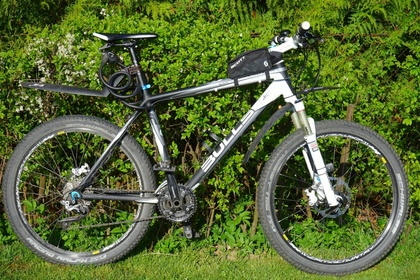
%> input picture zxc.jpg, 420 x 280 px, shrunk from 820 x 546 before the run
$ octave fjuanji1_2d.m   (GNU Octave 9; MATLAB toolbox functions it lacks are replaced by stand-ins)
%> lines starting %> are read from the running program, lines starting %| are printed output that depends on the picture
clc; clear;

% 卷积核
k = [1 1 1;1 -8 1;1 1 1];      % "强边缘锐化"卷积核

data = imread('zxc.jpg');  % 数据——最好比卷积核的尺寸大
%> data is the input picture: size 280x420x3 uint8; mean R, G, B 86.9, 103, 52.4
figure(1);
imshow(data);
data = double(data);
%> data: size 280x420x3 double
% 输入的数据:
data1 = data(:,:,1);
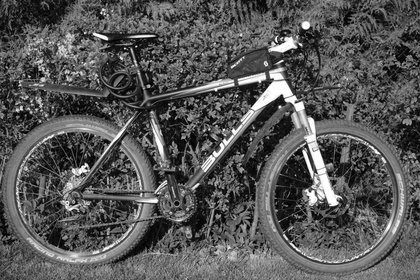
%> data1: size 280x420 double; min 0, max 255, mean 86.9
data2 = data(:,:,2);
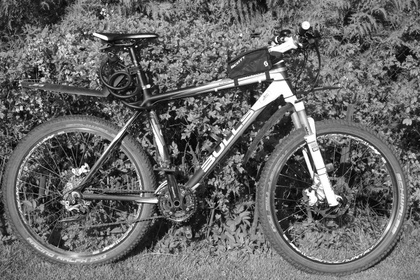
%> data2: size 280x420 double; min 0, max 255, mean 103
data3 = data(:,:,3);
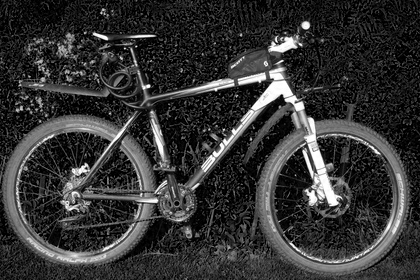
%> data3: size 280x420 double; min 0, max 255, mean 52.4

% 二维卷积:
result1 = conv2(data1, k, 'same');
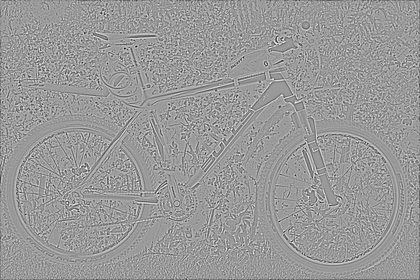
%> result1: size 280x420 double; min -1360, max 891, mean -2.8; drawn with min black and max white
result2 = conv2(data2, k, 'same');
result3 = conv2(data3, k, 'same');
result = cat(3, result1, result2, result3);
figure(2);
image(result);

% 反卷积开始: 卷积和不变, 输入变成3个result
size_k = size(k);
bc = fix(size_k(1)/2)  % 单点周围扩大的边长
x = data1;
% x = [8 11 13 1 1 1 2;5 26 17 2 2 3 2;39 12 11 1 3 4 5]
size_x = size(x);
%> size_x = [280 420]
rowx = size_x(1);
%> rowx = 280
colx = size_x(2);
%> colx = 420

% 扩展后尺寸:
kz1 = zeros(rowx+(rowx-1)*bc+bc*2,colx+(colx-1)*bc+bc*2);
kz2 = zeros(rowx+(rowx-1)*bc+bc*2,colx+(colx-1)*bc+bc*2);
kz3 = zeros(rowx+(rowx-1)*bc+bc*2,colx+(colx-1)*bc+bc*2);
% 注意上式扩边的写法，为了保证通用性(任意扩边长度均可实现)
size_kz = size(kz1);
%> size_kz = [561 841]
rowkz = size_kz(1);
%> rowkz = 561
colkz = size_kz(2);
%> colkz = 841

% 将原数值按对应位置插回去:
fprintf('反卷积拓边开始:\n')
countn = 1;
countm = 1; % 行与列的计数器(方便理解)
mtmp = bc*countm;
ntmp = bc*countn; % 这两个临时变量是记录x原数据的坐标
for m = bc+1:bc+1:rowkz
    for n = bc+1:bc+1:colkz
        kz1(m,n) = x(m-mtmp,n-ntmp);  % 对应位置插进去
        kz2(m,n) = x(m-mtmp,n-ntmp);
        kz3(m,n) = x(m-mtmp,n-ntmp);
        countn = countn + 1;
        ntmp = bc*countn;
    end
    countm = countm + 1;
    mtmp = bc*countm;
    % 列序号记得恢复(因为列的新一轮开始了)
    countn = 1;
    ntmp = bc*countn;
end
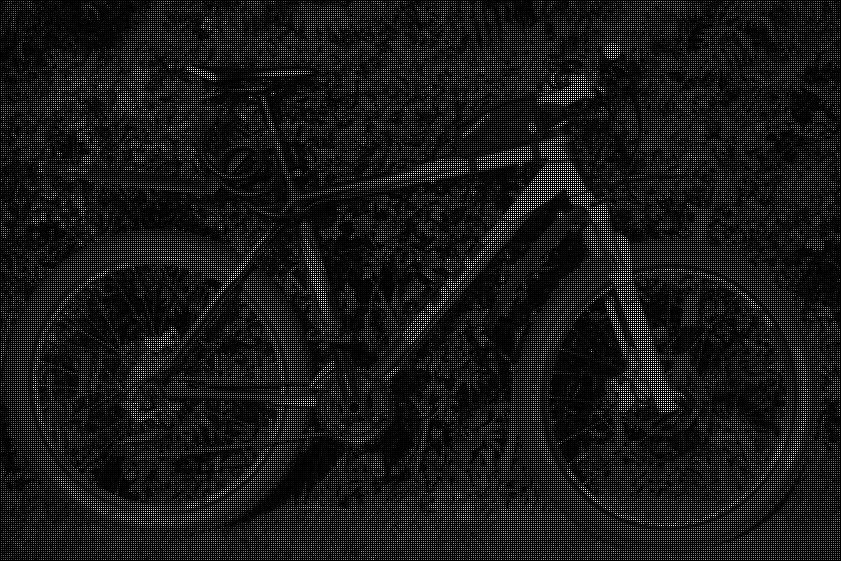
%> kz1: size 561x841 double; min 0, max 255, mean 21.7
%> after the loop, countm = 281

% 卷积(反卷积中的一步):
fprintf('反卷积中卷积开始:\n')
fresult1 = zeros(rowkz,colkz);
fresult2 = zeros(rowkz,colkz);
fresult3 = zeros(rowkz,colkz);
k = rot90(rot90(k));
for mm = bc+1:rowkz-bc
    for nn = bc+1:colkz-bc
        t1 = kz1(mm-bc:mm+bc,nn-bc:nn+bc);
        t2 = kz2(mm-bc:mm+bc,nn-bc:nn+bc);
        t3 = kz3(mm-bc:mm+bc,nn-bc:nn+bc);
        fjuan1 = sum(k.*t1);
        fjuan2 = sum(k.*t2);
        fjuan3 = sum(k.*t3);
        fresult1(mm,nn) = sum(fjuan1(:));
        fresult2(mm,nn) = sum(fjuan2(:));
        fresult3(mm,nn) = sum(fjuan3(:));
    end
end
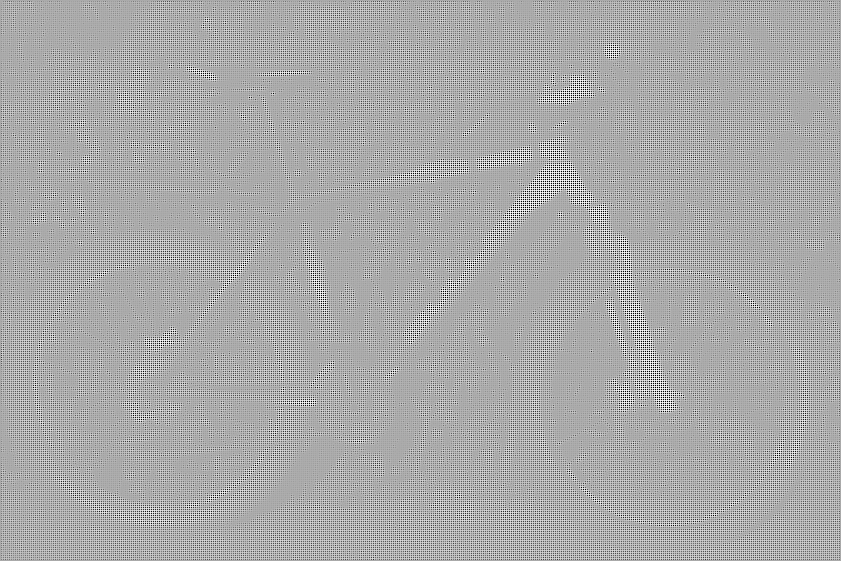
%> fresult1: size 561x841 double; min -2040, max 1020, mean -0.7; drawn with min black and max white

fresult1 = fresult1(bc:rowkz-bc,bc:colkz-bc);
%> fresult1: size 560x840 double
fresult2 = fresult2(bc:rowkz-bc,bc:colkz-bc);
fresult3 = fresult3(bc:rowkz-bc,bc:colkz-bc);

fresult = cat(3, fresult1, fresult2, fresult3);
figure(3);
imshow(fresult)
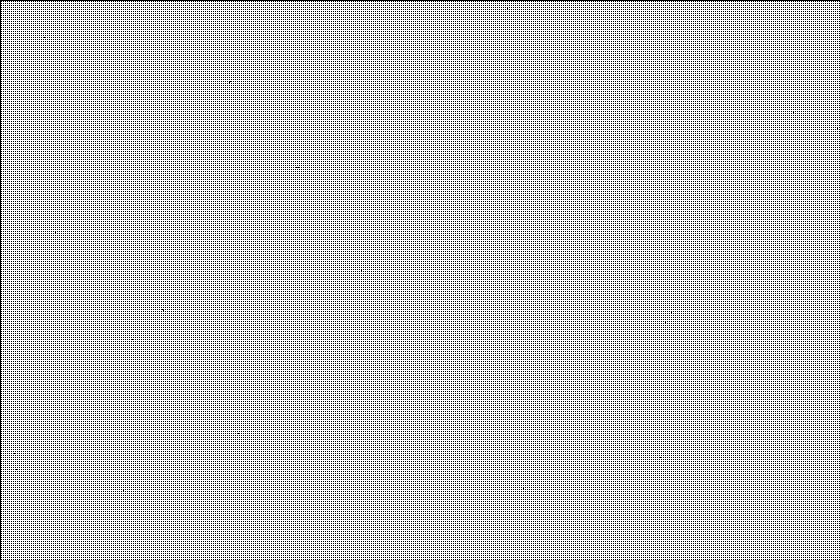
%> displayed picture: size 560x840x3, on the screen's scale of 0 to 255; 74.7% white; black in thin lines or dots
